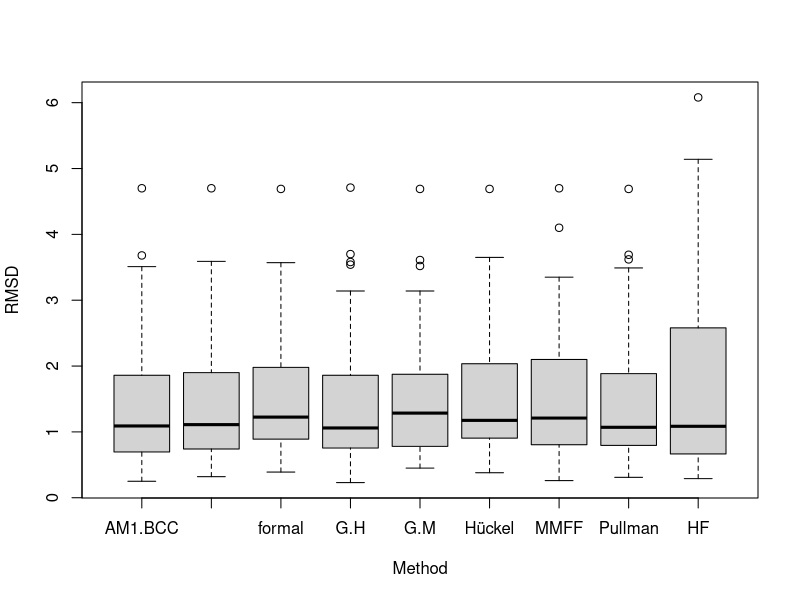
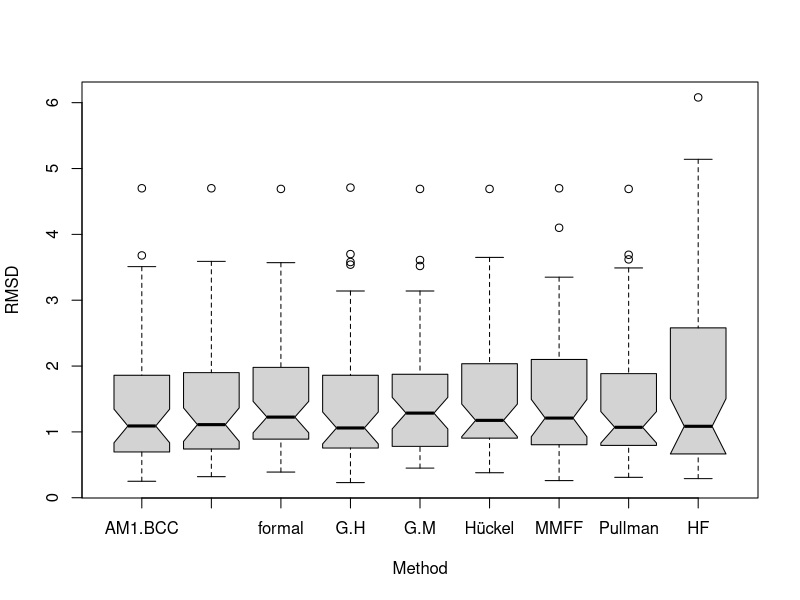

The R source for these figures, in order:
## ---- chunk 1
setwd("~/scratch/GRC_2013")
## ---- chunk 2
d = read.csv("li_table_S2.csv",header=TRUE)
## ---- chunk 3
head(d)
## ---- chunk 4
dMinusPDB = d[,-1]
## ---- chunk 5
head(dMinusPDB)
## ---- chunk 6
dMinusPDBStacked = stack(dMinusPDB)
## ---- chunk 7
head(dMinusPDBStacked)
## ---- chunk 8
names(dMinusPDBStacked) = c("RMS","Method")
head(dMinusPDBStacked)
## ---- chunk 9
boxplot(RMS~Method,dMinusPDBStacked,xlab="Method",ylab="RMSD")
## ---- chunk 10
boxplot(RMS~Method,dMinusPDBStacked,xlab="Method",ylab="RMSD",notch=TRUE)
## ---- chunk 11
stackedForFriedman = cbind(dMinusPDBStacked,rep(d$PDB,9))
names(stackedForFriedman) = c("RMS","METHOD","PDB")
head(stackedForFriedman)
## ---- chunk 12
friedmanResult = friedman.test(stackedForFriedman$RMS,stackedForFriedman$METHOD,stackedForFriedman$PDB)
friedmanResult
